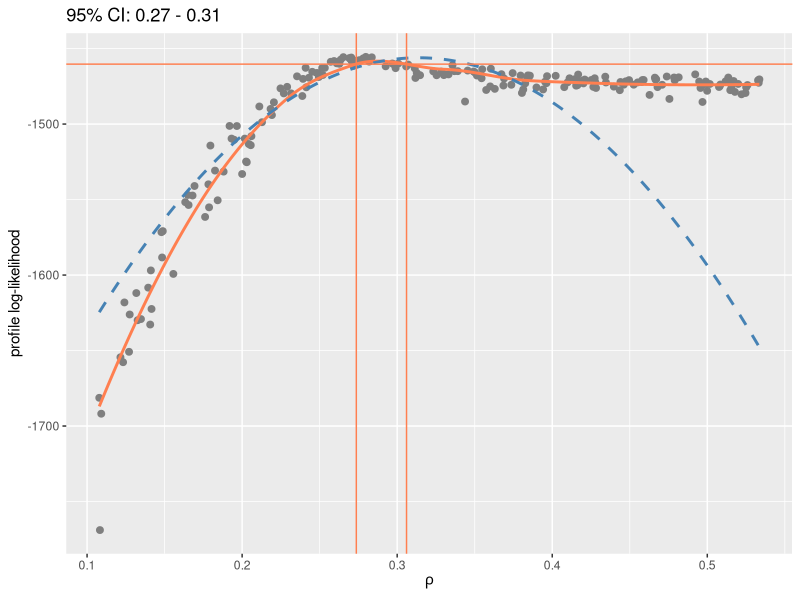

The R source for this figure:
# analyze-likelihood-profiles.R

mcap <- function(lp,parameter,confidence=0.95,lambda=0.75,Ngrid=1000)
{
  smooth_fit <- loess(lp ~ parameter,span=lambda)
  parameter_grid <- seq(min(parameter), max(parameter), length.out = Ngrid)
  smoothed_loglik <- predict(smooth_fit,newdata=parameter_grid)
  smooth_arg_max <- parameter_grid[which.max(smoothed_loglik)]
  dist <- abs(parameter-smooth_arg_max)
  included <- dist < sort(dist)[trunc(lambda*length(dist))]
  maxdist <- max(dist[included])
  weight <- rep(0,length(parameter))
  weight[included] <- (1-(dist[included]/maxdist)^3)^3
  quadratic_fit <- lm(lp ~ a + b, weight=weight,
                      data = data.frame(lp=lp,b=parameter,a=-parameter^2)
  )
  b <- unname(coef(quadratic_fit)["b"] )
  a <- unname(coef(quadratic_fit)["a"] )
  m <- vcov(quadratic_fit)
  var_b <- m["b","b"]
  var_a <- m["a","a"]
  cov_ab <- m["a","b"]
  se_mc_squared <- (1 / (4 * a^2)) * (var_b - (2 * b/a) * cov_ab + (b^2 / a^2) * var_a)
  se_stat_squared <- 1/(2*a)
  se_total_squared <- se_mc_squared + se_stat_squared
  delta <- qchisq(confidence,df=1) * ( a * se_mc_squared + 0.5)
  delta_line <- max(smoothed_loglik) - delta
  loglik_diff <- max(smoothed_loglik) - smoothed_loglik
  ci <- range(parameter_grid[loglik_diff < delta])
  list(lp=lp,parameter=parameter,confidence=confidence,
       quadratic_fit=quadratic_fit, quadratic_max=b/(2*a),
       smooth_fit=smooth_fit,
       fit=data.frame(
         parameter=parameter_grid,
         smoothed=smoothed_loglik,
         quadratic=predict(quadratic_fit, list(b = parameter_grid, a = -parameter_grid^2))
       ),
       mle=smooth_arg_max, ci=ci, delta=delta, delta_line=delta_line,
       se_stat=sqrt(se_stat_squared), se_mc=sqrt(se_mc_squared), se=sqrt(se_total_squared)
  )
}


# Load packages -----------------------------------------------------------

library(tidyverse)
library(ggthemes)


# Load profile results ----------------------------------------------------

profile_data <- read.csv("../results/rho-profile-Niamey.csv") %>%
  slice(2:n()) %>%  # chop off first NA row
  sample_n(200)

test <- mcap(lp = profile_data$loglik, parameter = profile_data$rho_value)

ggplot(test$fit, aes(x=parameter)) +
  geom_point(data = profile_data, aes(x = rho_value, y = loglik), size = 2, color = "grey50") +
  geom_line(aes(y = smoothed), color = "coral", size = 1) +
  geom_line(aes(y = quadratic), color = "steelblue", linetype = 2, size = 1) +
  geom_vline(aes(xintercept = test$ci[1]), color = "coral") +
  geom_vline(aes(xintercept = test$ci[2]), color = "coral") +
  geom_hline(aes(yintercept = test$delta_line), color = "coral") +
  labs(x = expression(rho), y = "profile log-likelihood") +
  ggtitle(paste0("95% CI: ", round(test$ci,2)[1], " - ", round(test$ci,2)[2]))

